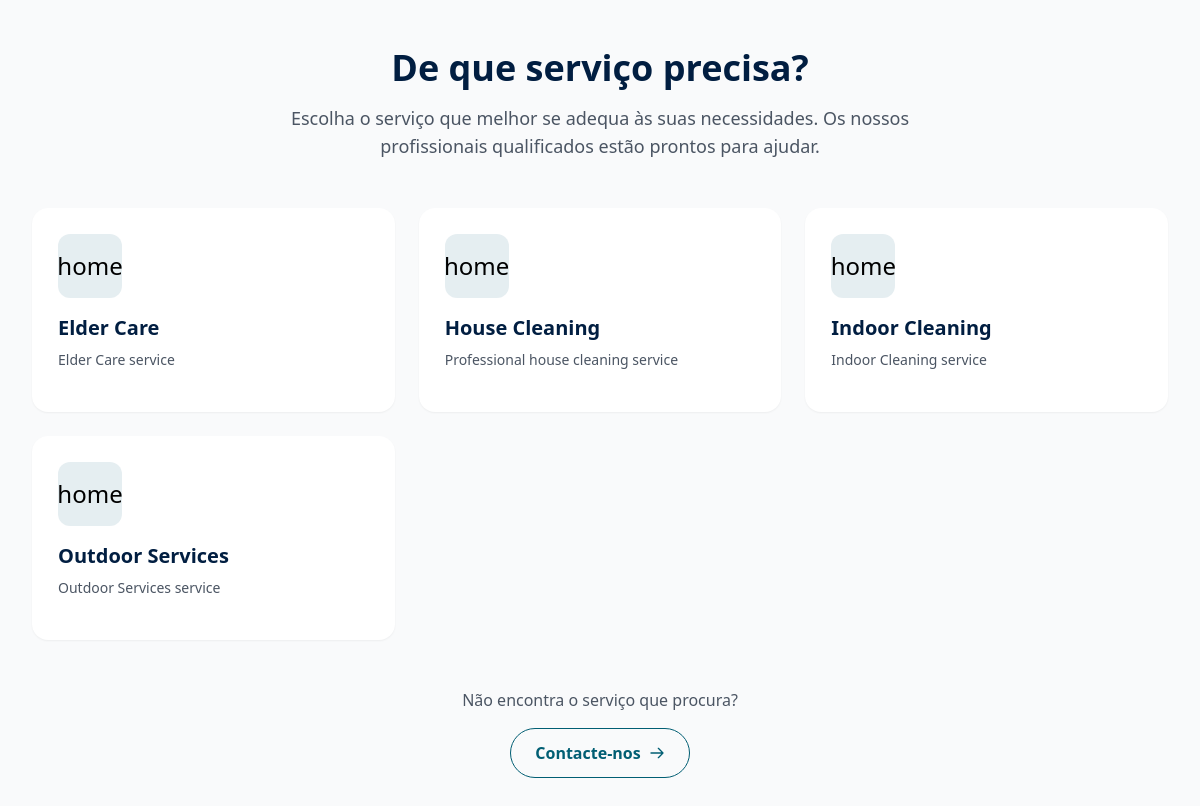
Page /book-mpa/ on the earlier database version.
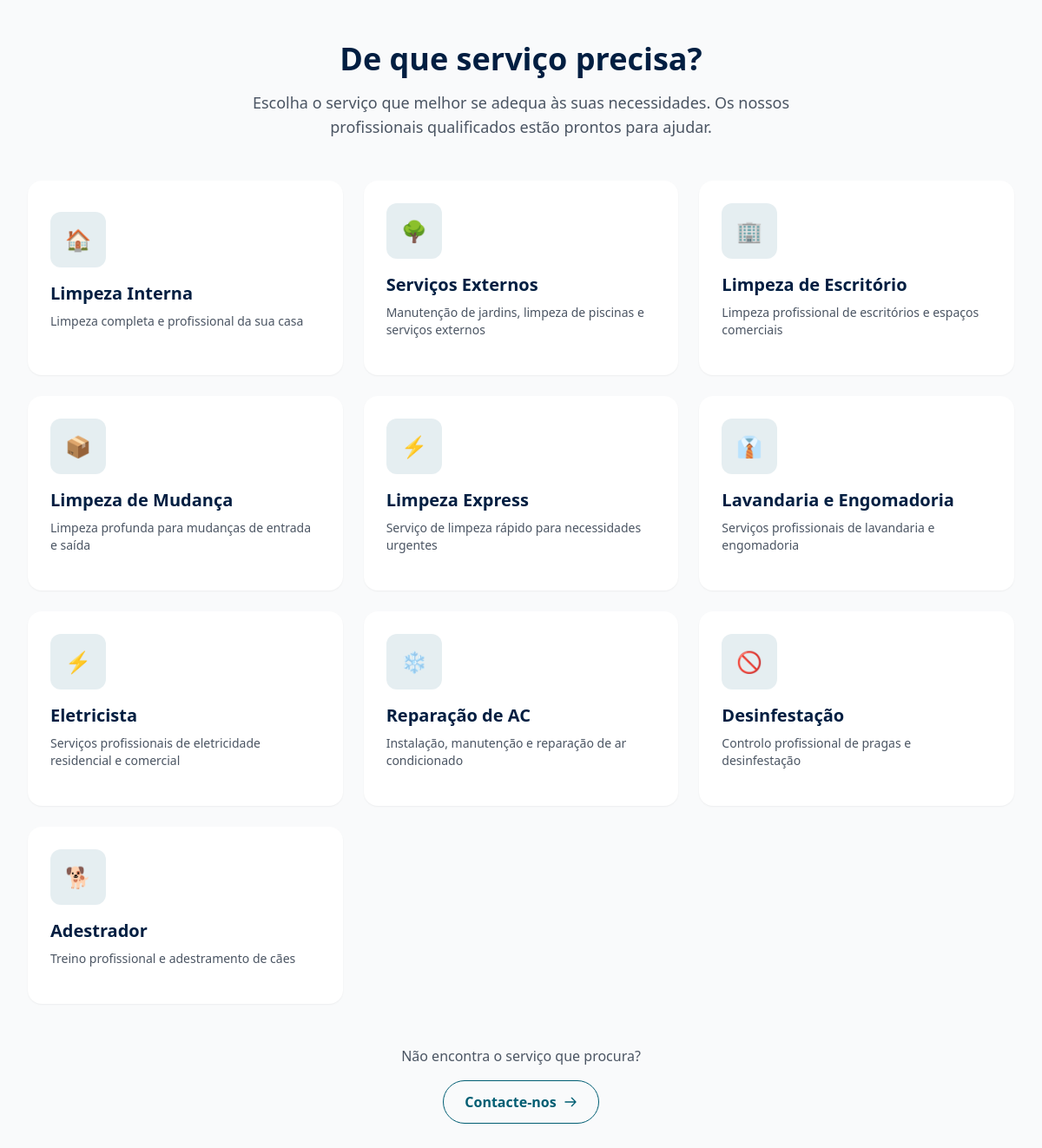
Same page on the later database version.
### services/models.py (models this page shows, shortened)
class ServiceCategory(models.Model):
    WORKER_MODEL_CHOICES = [
        ('CleaningWorker', 'Cleaning Worker'),
        ('ElectricianWorker', 'Electrician'),
        ('ACTechnicianWorker', 'AC Technician'),
        ('PestControlWorker', 'Pest Control'),
        ('DogTrainerWorker', 'Dog Trainer'),
        ('HandymanWorker', 'Handyman'),
        ('GardenerWorker', 'Gardener'),
        ('PlacementWorker', 'Placement Worker'),
    ]
    name = models.CharField(
        max_length=80,
        unique=True,
        help_text="Category name (e.g., 'House Cleaning')"
    )
    slug = models.SlugField(
        unique=True,
        help_text="URL-friendly version of the name"
    )
    icon = models.CharField(
        max_length=40,
        help_text="Heroicon/Lucide icon key (e.g., 'home', 'wrench')"
    )
    order = models.PositiveIntegerField(
        default=0,
        help_text="Display order (lower numbers appear first)"
    )
    description = models.TextField(
        blank=True,
        help_text="Optional description for the category"
    )
    worker_model_type = models.CharField(
        max_length=50,
        choices=WORKER_MODEL_CHOICES,
        blank=True,
        help_text="Type of worker model for this category"
    )
    pricing_model = models.CharField(
        max_length=20,
        choices=PricingModel.choices,
        default=PricingModel.FIXED,
        help_text="Default pricing model for this category"
    )
    booking_requirements = models.JSONField(
        default=dict,
        blank=True,
        help_text="Special requirements for booking, e.g. {'minimum_hours': 2, 'requires_property_type': true}"
    )
    is_active = models.BooleanField(
        default=True,
        help_text="Whether this category is active"
    )
    created_at = models.DateTimeField(auto_now_add=True)
    updated_at = models.DateTimeField(auto_now=True)
    class Meta:
        verbose_name = 'Service Category'
        verbose_name_plural = 'Service Categories'
        ordering = ['order', 'name']

### website/views/booking_mpa.py (the view, shortened to what this page needs)
class BookingServiceSelectView(BookingFlowMixin, TemplateView):
    template_name = 'website/booking_mpa/service_select.html'
    step_name = 'service-select'
    def get_context_data(self, **kwargs):
        context = super().get_context_data(**kwargs)
        context['services'] = ServiceCategory.objects.filter(is_active=True)
        return context

### website/views/booking_mpa.py (called while the page is built)
    def dispatch(self, request, *args, **kwargs):
        if 'booking_data' not in request.session:
            request.session['booking_data'] = {}
        return super().dispatch(request, *args, **kwargs)

    def get_booking_data(self) -> Dict:
        return self.request.session.get('booking_data', {})

    def get_service_slug(self) -> Optional[str]:
        booking_data = self.get_booking_data()
        return booking_data.get('service_slug')

    def get_service_category(self) -> Optional[ServiceCategory]:
        service_slug = self.get_service_slug()
        if not service_slug:
            return None
        try:
            return ServiceCategory.objects.get(slug=service_slug, is_active=True)
        except ServiceCategory.DoesNotExist:
            return None

    def get_service_flow(self) -> List[str]:
        from website.services.booking_flows import get_service_flow
        service_slug = self.get_service_slug()
        if not service_slug:
            return []
        return get_service_flow(service_slug)

    def get_current_step(self) -> str:
        return getattr(self, 'step_name', '')

### website/templates/website/booking_mpa/service_select.html (shortened to what this page needs)
{% extends "website/layouts/base.html" %}
{% load static %}
{% block content %}
<div class="min-h-screen bg-gray-50 py-12">
    <div class="max-w-7xl mx-auto px-4 sm:px-6 lg:px-8">
        <div class="text-center mb-12">
            <h1 class="text-4xl font-bold mb-4" style="color: #011e41">
                De que serviço precisa?
            </h1>
            <p class="text-lg text-gray-600 max-w-2xl mx-auto">
                Escolha o serviço que melhor se adequa às suas necessidades.
                Os nossos profissionais qualificados estão prontos para ajudar.
            </p>
        </div>
        <form method="post" id="service-form">
            <div class="grid grid-cols-1 md:grid-cols-2 lg:grid-cols-3 gap-6">
                {% for service in services %}
                <button type="submit"
                        name="service"
                        value="{{ service.slug }}"
                        class="group relative bg-white rounded-2xl shadow-sm hover:shadow-xl transition-all duration-300 p-6 text-left cursor-pointer border-2 border-transparent hover:border-[#015e73]">
                    <div class="mb-4">
                        <div class="w-16 h-16 bg-[#015e73]/10 rounded-xl flex items-center justify-center group-hover:bg-[#015e73]/20 transition-colors">
                            {% if service.icon %}
                                <span class="text-2xl">{{ service.icon }}</span>
                            {% endif %}
                        </div>
                    </div>
                    <div>
                        <h3 class="text-xl font-semibold mb-2" style="color: #011e41">
                            {{ service.name }}
                        </h3>
                        <p class="text-sm text-gray-600 mb-4 line-clamp-2">
                            {{ service.description }}
                        </p>
                    </div>
                </button>
                {% endfor %}
            </div>
        </form>
        <div class="mt-12 text-center">
            <p class="text-gray-600 mb-4">
                Não encontra o serviço que procura?
            </p>
            <a href="{% url 'website:contact' %}"
               class="inline-flex items-center px-6 py-3 border border-[#015e73] text-[#015e73] font-semibold rounded-full hover:bg-[#015e73] hover:text-white transition-colors">
                Contacte-nos
                <svg class="ml-2 w-4 h-4" fill="none" stroke="currentColor" viewBox="0 0 24 24">
                    <path stroke-linecap="round" stroke-linejoin="round" stroke-width="2" d="M14 5l7 7m0 0l-7 7m7-7H3"/>
                </svg>
            </a>
        </div>
    </div>
</div>
{% endblock %}

Differences in the rows shown:
removed ServiceCategory: icon "home", name "Elder Care", description "Elder Care service"
removed ServiceCategory: icon "home", name "House Cleaning", description "Professional house cleaning service"
changed ServiceCategory: icon "home" → "🏠"; name "Indoor Cleaning" → "Limpeza Interna"; description "Indoor Cleaning service" → "Limpeza completa e profissional da sua casa"
changed ServiceCategory: icon "home" → "🌳"; name "Outdoor Services" → "Serviços Externos"; description "Outdoor Services service" → "Manutenção de jardins, limpeza de piscinas e serviços externos"
added ServiceCategory: icon "🏢", name "Limpeza de Escritório", description "Limpeza profissional de escritórios e espaços comerciais"
added ServiceCategory: icon "📦", name "Limpeza de Mudança", description "Limpeza profunda para mudanças de entrada e saída"
added ServiceCategory: icon "⚡", name "Limpeza Express", description "Serviço de limpeza rápido para necessidades urgentes"
added ServiceCategory: icon "👔", name "Lavandaria e Engomadoria", description "Serviços profissionais de lavandaria e engomadoria"
added ServiceCategory: icon "⚡", name "Eletricista", description "Serviços profissionais de eletricidade residencial e comercial"
added ServiceCategory: icon "❄️", name "Reparação de AC", description "Instalação, manutenção e reparação de ar condicionado"
added ServiceCategory: icon "🚫", name "Desinfestação", description "Controlo profissional de pragas e desinfestação"
added ServiceCategory: icon "🐕", name "Adestrador", description "Treino profissional e adestramento de cães"
